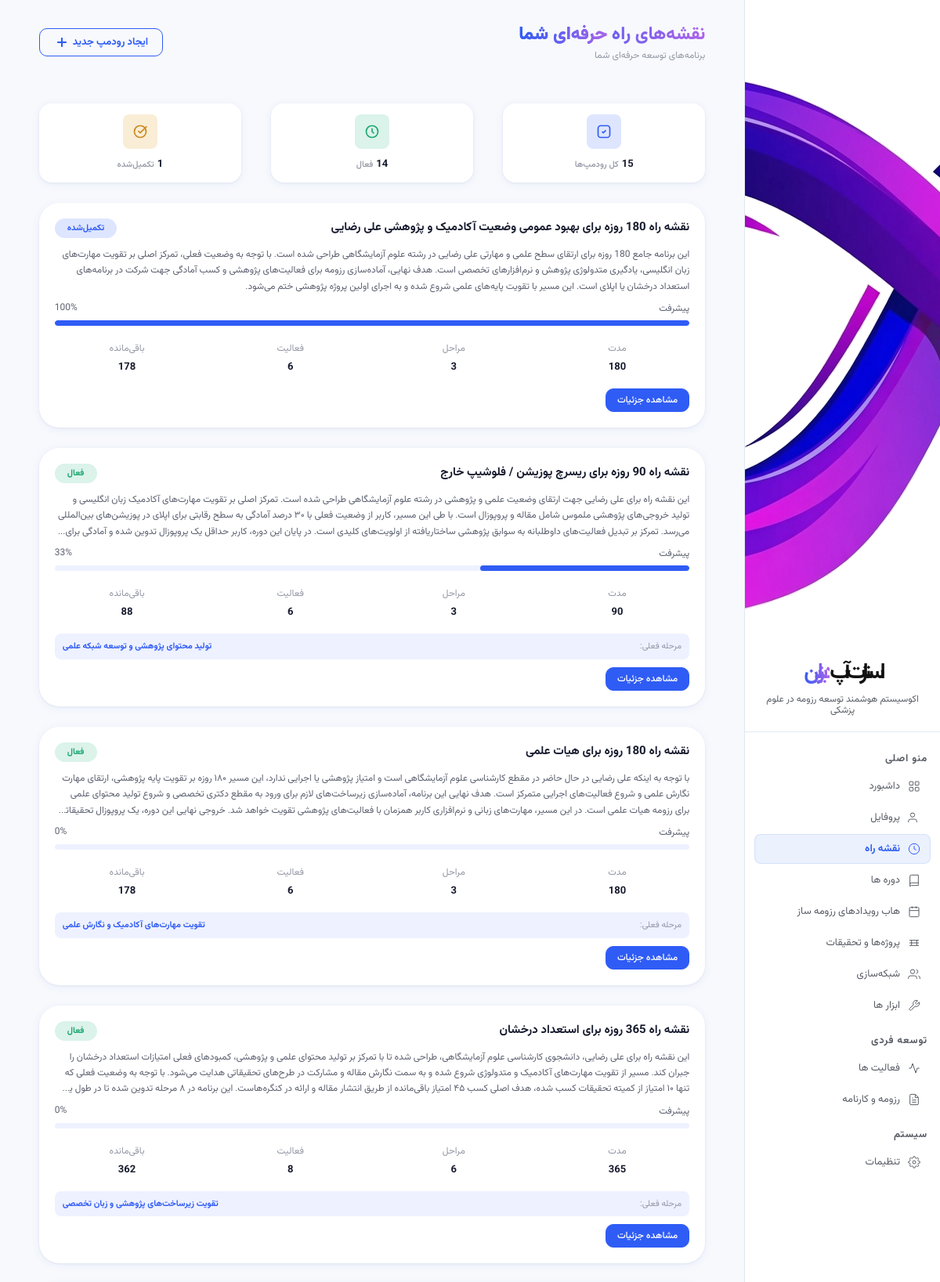
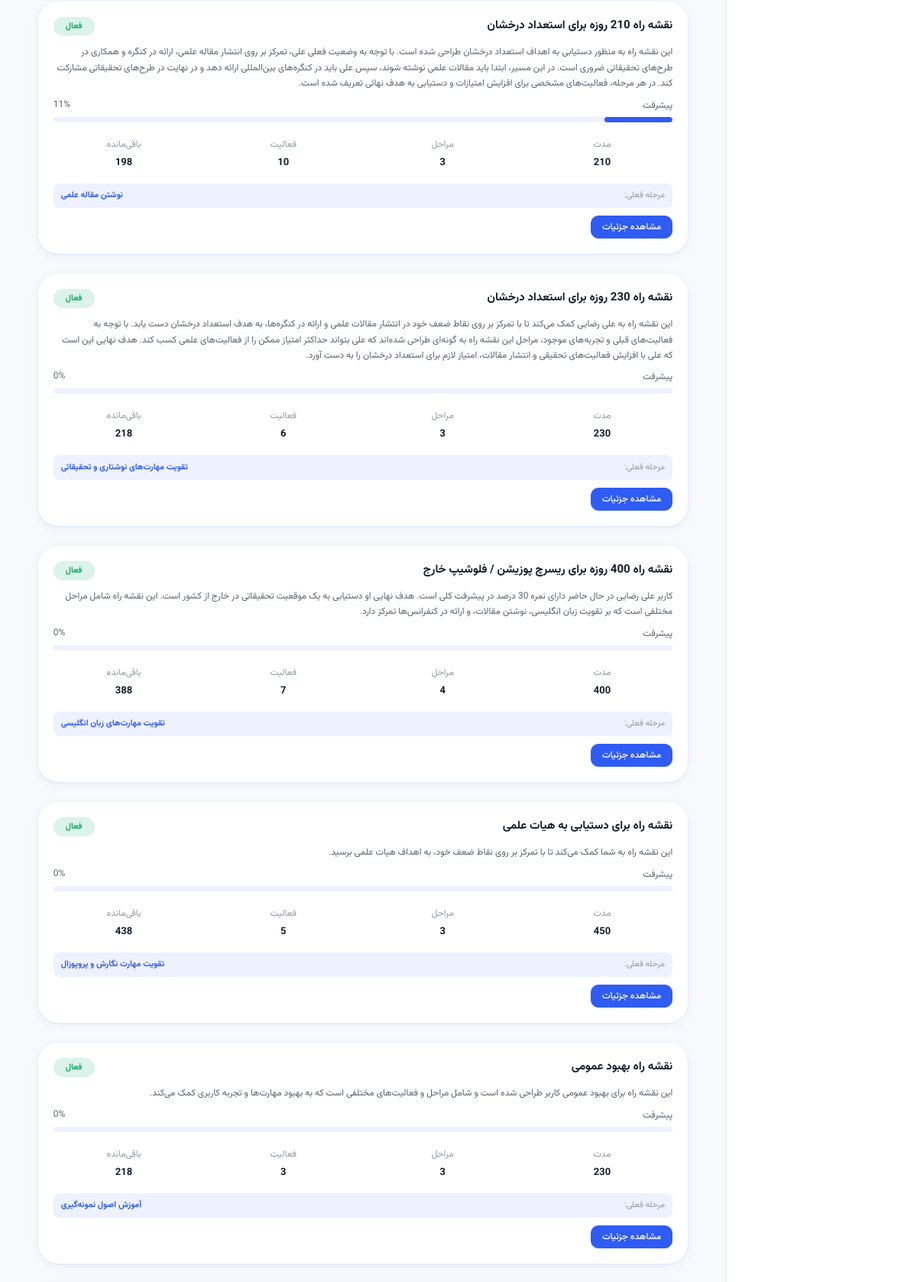
The page /roadmap/ (signed in, upper part) on the database its author committed (2 pictures, top to bottom).
### roadmap/models.py (models this page shows, shortened)
class Roadmap(models.Model):
    STATUS_CHOICES = [
        ('draft', 'پیش‌نویس'),
        ('active', 'فعال'),
        ('completed', 'تکمیل‌شده'),
        ('paused', 'متوقف'),
    ]
    GOAL_CHOICES = [
        ('estedad_darakhshan', 'استعداد درخشان'),
        ('40_emtiaz', '۴۰ امتیازی'),
        ('heyat_elmi', 'هیات علمی'),
        ('research_position', 'ریسرچ پوزیشن / فلوشیپ خارج'),
        ('general', 'بهبود عمومی'),
    ]
    user = models.ForeignKey(User, on_delete=models.CASCADE, related_name='roadmaps')
    title = models.CharField(max_length=255, verbose_name='عنوان رودمپ')
    description = models.TextField(blank=True, null=True, verbose_name='توضیحات')
    goal = models.CharField(max_length=50, choices=GOAL_CHOICES, verbose_name='هدف')
    goal_details = models.TextField(blank=True, null=True, verbose_name='جزئیات هدف')
    status = models.CharField(
        max_length=20,
        choices=STATUS_CHOICES,
        default='draft',
        verbose_name='وضعیت'
    )
    duration_days = models.PositiveIntegerField(
        validators=[MinValueValidator(1), MaxValueValidator(1095)],
        verbose_name='مدت زمان (روز)'
    )
    start_date = models.DateField(auto_now_add=True, verbose_name='تاریخ شروع')
    target_end_date = models.DateField(verbose_name='تاریخ هدف')
    ai_generated = models.BooleanField(default=False, verbose_name='تولید شده توسط AI')
    ai_prompt = models.TextField(blank=True, null=True, verbose_name='prompt AI')
    ai_analysis = models.JSONField(default=dict, blank=True, verbose_name='تحلیل AI')
    total_score = models.FloatField(default=0, verbose_name='امتیاز کل')
    score_breakdown = models.JSONField(default=dict, blank=True, verbose_name='تفکیک امتیاز')
    created_at = models.DateTimeField(auto_now_add=True)
    updated_at = models.DateTimeField(auto_now=True)
    class Meta:
        ordering = ['-created_at']
        verbose_name = 'نقشه راه'
        verbose_name_plural = 'نقشه‌های راه'
    def get_progress(self):
        stages = self.stages.all()
        if not stages:
            return 0
        total = sum(stage.get_progress() for stage in stages)
        return int(total / stages.count())
    def get_active_stage(self):
        return self.stages.filter(status='active').first()
    def get_remaining_days(self):
        from datetime import date
        remaining = (self.target_end_date - date.today()).days
        return max(0, remaining)

class Stage(models.Model):
    STATUS_CHOICES = [
        ('upcoming', 'در انتظار'),
        ('active', 'در حال انجام'),
        ('completed', 'تکمیل‌شده'),
    ]
    PHASE_TYPE_CHOICES = [
        ('foundation', 'بنیادی'),
        ('development', 'توسعه'),
        ('optimization', 'بهینه‌سازی'),
        ('execution', 'اجرا'),
    ]
    PRIORITY_CHOICES = [
        ('low', 'کم'),
        ('medium', 'متوسط'),
        ('high', 'زیاد'),
    ]
    roadmap = models.ForeignKey(Roadmap, on_delete=models.CASCADE, related_name='stages')
    order = models.PositiveIntegerField(verbose_name='ترتیب')
    title = models.CharField(max_length=255, verbose_name='عنوان مرحله')
    description = models.TextField(blank=True, null=True, verbose_name='توضیحات')
    objectives = models.TextField(blank=True, null=True, verbose_name='اهداف')
    status = models.CharField(
        max_length=20,
        choices=STATUS_CHOICES,
        default='upcoming',
        verbose_name='وضعیت'
    )
    phase_type = models.CharField(
        max_length=20,
        choices=PHASE_TYPE_CHOICES,
        blank=True,
        null=True,
        verbose_name='نوع فاز'
    )
    priority = models.CharField(
        max_length=10,
        choices=PRIORITY_CHOICES,
        default='medium',
        verbose_name='اولویت'
    )
    duration_days = models.PositiveIntegerField(verbose_name='مدت زمان (روز)')
    start_date = models.DateField(verbose_name='تاریخ شروع')
    end_date = models.DateField(verbose_name='تاریخ پایان')
    milestone = models.CharField(
        max_length=500,
        blank=True,
        null=True,
        verbose_name='نقطه عطف (معیار تکمیل)'
    )
    success_criteria = models.JSONField(default=list, blank=True, verbose_name='معیارهای موفقیت')
    risks = models.JSONField(default=list, blank=True, verbose_name='ریسک‌های احتمالی')
    recommended_resources = models.JSONField(default=list, blank=True, verbose_name='منابع پیشنهادی')
    created_at = models.DateTimeField(auto_now_add=True)
    updated_at = models.DateTimeField(auto_now=True)
    class Meta:
        ordering = ['roadmap', 'order']
        verbose_name = 'مرحله'
        verbose_name_plural = 'مراحل'
        unique_together = ('roadmap', 'order')
    def get_progress(self):
        activities = self.stage_activities.all()
        if not activities:
            return 0
        completed = activities.filter(is_completed=True).count()
        return int((completed / activities.count()) * 100)

class StageActivity(models.Model):
    stage = models.ForeignKey(
        Stage,
        on_delete=models.CASCADE,
        related_name='stage_activities'
    )
    activity = models.ForeignKey(
        Activity,
        on_delete=models.CASCADE,
        related_name='stage_activities'
    )
    order = models.PositiveIntegerField(verbose_name='ترتیب')
    is_completed = models.BooleanField(default=False, verbose_name='تکمیل‌شده')
    completion_date = models.DateField(blank=True, null=True, verbose_name='تاریخ تکمیل')
    saved_to_profile = models.CharField(
        max_length=50,
        blank=True,
        null=True,
        choices=[
            ('articles', 'مقالات'),
            ('presentations', 'ارائه‌ها'),
            ('executive_records', 'سوابق اجرایی'),
            ('training_courses', 'دوره‌های آموزشی'),
        ],
        verbose_name='ثبت شده در'
    )
    profile_data = models.JSONField(default=dict, blank=True, verbose_name='داده‌های پروفایل')
    progress_percentage = models.PositiveIntegerField(
        default=0,
        validators=[MinValueValidator(0), MaxValueValidator(100)],
        verbose_name='درصد پیشرفت'
    )
    notes = models.TextField(blank=True, null=True, verbose_name='یادداشت‌ها')
    actual_start_date = models.DateField(
        blank=True,
        null=True,
        verbose_name='تاریخ شروع واقعی'
    )
    actual_end_date = models.DateField(
        blank=True,
        null=True,
        verbose_name='تاریخ پایان واقعی'
    )
    static_item_id = models.CharField(
        max_length=100,
        blank=True,
        null=True,
        verbose_name='شناسه آیتم ثابت'
    )
    static_item_data = models.JSONField(
        default=dict,
        blank=True,
        verbose_name='داده‌های آیتم ثابت'
    )
    activity_source = models.CharField(
        max_length=20,
        choices=[
            ('static', 'از لیست ثابت'),
            ('custom', 'دستی ایجاد شده'),
        ],
        default='custom',
        verbose_name='منبع فعالیت'
    )
    checkpoints = models.JSONField(
        default=list,
        blank=True,
        verbose_name='نقاط کنترل',
        help_text=(
            '[{"id": 1, "source_type": "manual|course|project", "title": "...", '
            '"description": "...", "priority": "low|medium|high", "due_date": null, '
            '"notes": "...", "source_id": null, "source_url": null, '
            '"is_completed": false, "date": null}]'
        )
    )
    resources = models.JSONField(
        default=list,
        blank=True,
        verbose_name='منابع',
        help_text='[{"title": "...", "url": "...", "type": "link"}]'
    )
    result_summary = models.TextField(
        blank=True,
        null=True,
        verbose_name='خلاصه نتایج'
    )
    outcome_data = models.JSONField(
        default=dict,
        blank=True,
        verbose_name='داده‌های نتیجه'
    )
    created_at = models.DateTimeField(auto_now_add=True)
    updated_at = models.DateTimeField(auto_now=True)
    class Meta:
        ordering = ['stage', 'order']
        verbose_name = 'فعالیت مرحله'
        verbose_name_plural = 'فعالیت‌های مرحله'
        unique_together = ('stage', 'activity', 'order')

### roadmap/views.py (the view)
# urls.py: path('', views.roadmap_list, name='roadmap_list'),
@login_required
def roadmap_list(request):
    roadmaps = (
        Roadmap.objects.filter(user=request.user)
        .annotate(
            stages_count=Count('stages', distinct=True),
            activities_count=Count('stages__stage_activities', distinct=True),
        )
        .prefetch_related('stages')
        .order_by('-id')
    )
    context = {
        'roadmaps': roadmaps,
        'active_count': roadmaps.filter(status='active').count(),
        'completed_count': roadmaps.filter(status='completed').count(),
    }
    return render(request, 'roadmap/roadmap_list.html', context)

### templates/roadmap/roadmap_list.html (shortened to what this page needs)
{% extends 'base.html' %}
{% load static %}
{% block extra_css %}
<link rel="stylesheet" href="{% static 'css/roadmap.css' %}">
{% endblock %}
{% block content %}
<div class="rm-page">
  <div class="rm-topbar">
    <div>
      <h1 class="rm-page-title">نقشه‌های راه <span class="rm-title-grad">حرفه‌ای شما</span></h1>
      <p class="rm-page-sub">برنامه‌های توسعه حرفه‌ای شما</p>
    </div>
    <a href="{% url 'roadmap:roadmap_create' %}" class="btn btn-outline btn-full btn-lg btn-fit">
      ایجاد رودمپ جدید
      <svg width="16" height="16" viewBox="0 0 24 24" fill="none" stroke="currentColor" stroke-width="2.5"><line x1="12" y1="5" x2="12" y2="19"/><line x1="5" y1="12" x2="19" y2="12"/></svg>
    </a>
  </div>
  <div class="rm-stats-row-3">
    <div class="rm-stat-card">
      <span class="rm-stat-icon rm-stat-icon-total">
        <svg width="20" height="20" viewBox="0 0 24 24" fill="none" stroke="currentColor" stroke-width="2"><rect x="3" y="3" width="18" height="18" rx="4"/><path d="M9 12l2 2 4-4"/></svg>
      </span>
      <div>
        <span class="rm-stat-value">{{ roadmaps|length }}</span>
        <span class="rm-stat-label">کل رودمپ‌ها</span>
      </div>
    </div>
    <div class="rm-stat-card">
      <span class="rm-stat-icon rm-stat-icon-active">
        <svg width="20" height="20" viewBox="0 0 24 24" fill="none" stroke="currentColor" stroke-width="2"><circle cx="12" cy="12" r="9"/><path d="M12 7v5l3 3"/></svg>
      </span>
      <div>
        <span class="rm-stat-value">{{ active_count }}</span>
        <span class="rm-stat-label">فعال</span>
      </div>
    </div>
    <div class="rm-stat-card">
      <span class="rm-stat-icon rm-stat-icon-done">
        <svg width="20" height="20" viewBox="0 0 24 24" fill="none" stroke="currentColor" stroke-width="2"><path d="M9 11l3 3L22 4"/><path d="M21 12a9 9 0 11-18 0 9 9 0 0118 0z"/></svg>
      </span>
      <div>
        <span class="rm-stat-value">{{ completed_count }}</span>
        <span class="rm-stat-label">تکمیل‌شده</span>
      </div>
    </div>
  </div>
  {% if roadmaps %}
  <div class="rm-grid">
    {% for roadmap in roadmaps %}
    <div class="rm-card">
      <div class="rm-card-head">
        <h3 class="rm-card-title">{{ roadmap.title }}</h3>
        <span class="rm-status-pill rm-list-status-{{ roadmap.status }}">
          {% if roadmap.status == 'active' %}فعال
          {% elif roadmap.status == 'completed' %}تکمیل‌شده
          {% elif roadmap.status == 'paused' %}متوقف
          {% else %}پیش‌نویس{% endif %}
        </span>
      </div>
      <p class="rm-card-desc">{{ roadmap.description }}</p>
      <div class="rm-list-progress-wrap">
        <div class="rm-progress-meta">
          <span>پیشرفت</span>
          <span>{{ roadmap.get_progress }}%</span>
        </div>
        <div class="rm-progress-track">
          <div class="rm-progress-fill" style="width: {{ roadmap.get_progress }}%;"></div>
        </div>
      </div>
      <div class="rm-meta-row">
        <div class="rm-meta-item">
          <span class="rm-meta-label">مدت</span>
          <span class="rm-meta-val">{{ roadmap.duration_days }}</span>
        </div>
        <div class="rm-meta-item">
          <span class="rm-meta-label">مراحل</span>
          <span class="rm-meta-val">{{ roadmap.stages_count }}</span>
        </div>
        <div class="rm-meta-item">
          <span class="rm-meta-label">فعالیت</span>
          <span class="rm-meta-val">{{ roadmap.activities_count }}</span>
        </div>
        <div class="rm-meta-item">
          <span class="rm-meta-label">باقی‌مانده</span>
          <span class="rm-meta-val">{{ roadmap.get_remaining_days }}</span>
        </div>
      </div>
      {% with active_stage=roadmap.get_active_stage %}
      {% if active_stage %}
      <div class="rm-active-stage">
        <span class="rm-active-stage-label">مرحله فعلی:</span>
        <span class="rm-active-stage-name">{{ active_stage.title }}</span>
      </div>
      {% endif %}
      {% endwith %}
      <div class="rm-card-footer">
        <a href="{% url 'roadmap:roadmap_detail' roadmap.id %}" class="btn btn-primary btn-fit btn-md">مشاهده جزئیات</a>
      </div>
    </div>
    {% endfor %}
  </div>
  {% endif %}
</div>
{% endblock %}

### rows shown on the page
Roadmap: title "نقشه راه 180 روزه برای بهبود عمومی وضعیت آکادمیک و پژوهشی علی رضایی", status "تکمیل‌شده", description "این برنامه جامع 180 روزه برای ارتقای سطح علمی و مهارتی علی رضایی در رشته علوم آزمایشگاهی طراحی شده است. با توجه به وضعیت فعلی، تمرکز اصلی بر تقویت مهارت‌های زبان انگلیسی، یادگیری متدولوژی پژوهش و نرم‌افزارهای تخصصی است. هدف نهایی، آماده‌سازی رزومه برای فعالیت‌های پژوهشی و کسب آمادگی جهت شرکت در برنامه‌های استعداد درخشان یا اپلای است. این مسیر با تقویت پایه‌های علمی شروع شده و به اجرای اولین پروژه پژوهشی ختم می‌شود.", get_progress "100", duration_days "180", stages_count "3", activities_count "6", get_remaining_days "178"
Roadmap: title "نقشه راه 90 روزه برای ریسرچ پوزیشن / فلوشیپ خارج", status "فعال", description "این نقشه راه برای علی رضایی جهت ارتقای وضعیت علمی و پژوهشی در رشته علوم آزمایشگاهی طراحی شده است. تمرکز اصلی بر تقویت مهارت‌های آکادمیک زبان انگلیسی و تولید خروجی‌های پژوهشی ملموس شامل مقاله و پروپوزال است. با طی این مسیر، کاربر از وضعیت فعلی با ۳۰ درصد آمادگی به سطح رقابتی برای اپلای در پوزیشن‌های بین‌المللی می‌رسد. تمرکز بر تبدیل فعالیت‌های داوطلبانه به سوابق پژوهشی ساختاریافته از اولویت‌های کلیدی است. در پایان این دوره، کاربر حداقل یک پروپوزال تدوین شده و آمادگی…", get_progress "33", duration_days "90", stages_count "3", activities_count "6", get_remaining_days "88", get_active_stage "تولید محتوای پژوهشی و توسعه شبکه علمی"
Roadmap: title "نقشه راه 180 روزه برای هیات علمی", status "فعال", description "با توجه به اینکه علی رضایی در حال حاضر در مقطع کارشناسی علوم آزمایشگاهی است و امتیاز پژوهشی یا اجرایی ندارد، این مسیر ۱۸۰ روزه بر تقویت پایه پژوهشی، ارتقای مهارت نگارش علمی و شروع فعالیت‌های اجرایی متمرکز است. هدف نهایی این برنامه، آماده‌سازی زیرساخت‌های لازم برای ورود به مقطع دکتری تخصصی و شروع تولید محتوای علمی برای رزومه هیات علمی است. در این مسیر، مهارت‌های زبانی و نرم‌افزاری کاربر همزمان با فعالیت‌های پژوهشی تقویت خواهد شد. خروجی نهایی این دوره، یک پروپوزال…", get_progress "0", duration_days "180", stages_count "3", activities_count "6", get_remaining_days "178", get_active_stage "تقویت مهارت‌های آکادمیک و نگارش علمی"
Roadmap: title "نقشه راه 365 روزه برای استعداد درخشان", status "فعال", description "این نقشه راه برای علی رضایی، دانشجوی کارشناسی علوم آزمایشگاهی، طراحی شده تا با تمرکز بر تولید محتوای علمی و پژوهشی، کمبودهای فعلی امتیازات استعداد درخشان را جبران کند. مسیر از تقویت مهارت‌های آکادمیک و متدولوژی شروع شده و به سمت نگارش مقاله و مشارکت در طرح‌های تحقیقاتی هدایت می‌شود. با توجه به وضعیت فعلی که تنها ۱۰ امتیاز از کمیته تحقیقات کسب شده، هدف اصلی کسب ۴۵ امتیاز باقی‌مانده از طریق انتشار مقاله و ارائه در کنگره‌هاست. این برنامه در ۸ مرحله تدوین شده تا در طول…", get_progress "0", duration_days "365", stages_count "6", activities_count "8", get_remaining_days "362", get_active_stage "تقویت زیرساخت‌های پژوهشی و زبان تخصصی"
Roadmap: title "نقشه راه 210 روزه برای استعداد درخشان", status "فعال", description "این نقشه راه به منظور دستیابی به اهداف استعداد درخشان طراحی شده است. با توجه به وضعیت فعلی علی، تمرکز بر روی انتشار مقاله علمی، ارائه در کنگره و همکاری در طرح‌های تحقیقاتی ضروری است. در این مسیر، ابتدا باید مقالات علمی نوشته شوند، سپس علی باید در کنگره‌های بین‌المللی ارائه دهد و در نهایت در طرح‌های تحقیقاتی مشارکت کند. در هر مرحله، فعالیت‌های مشخصی برای افزایش امتیازات و دستیابی به هدف نهائی تعریف شده است.", get_progress "11", duration_days "210", stages_count "3", activities_count "10", get_remaining_days "198", get_active_stage "نوشتن مقاله علمی"
Roadmap: title "نقشه راه 230 روزه برای استعداد درخشان", status "فعال", description "این نقشه راه به علی رضایی کمک می‌کند تا با تمرکز بر روی نقاط ضعف خود در انتشار مقالات علمی و ارائه در کنگره‌ها، به هدف استعداد درخشان دست یابد. با توجه به فعالیت‌های قبلی و تجربه‌های موجود، مراحل این نقشه راه به گونه‌ای طراحی شده‌اند که علی بتواند حداکثر امتیاز ممکن را از فعالیت‌های علمی کسب کند. هدف نهایی این است که علی با افزایش فعالیت‌های تحقیقی و انتشار مقالات، امتیاز لازم برای استعداد درخشان را به دست آورد.", get_progress "0", duration_days "230", stages_count "3", activities_count "6", get_remaining_days "218", get_active_stage "تقویت مهارت‌های نوشتاری و تحقیقاتی"
Roadmap: title "نقشه راه 400 روزه برای ریسرچ پوزیشن / فلوشیپ خارج", status "فعال", description "کاربر علی رضایی در حال حاضر دارای نمره 30 درصد در پیشرفت کلی است. هدف نهایی او دستیابی به یک موقعیت تحقیقاتی در خارج از کشور است. این نقشه راه شامل مراحل مختلفی است که بر تقویت زبان انگلیسی، نوشتن مقالات، و ارائه در کنفرانس‌ها تمرکز دارد.", get_progress "0", duration_days "400", stages_count "4", activities_count "7", get_remaining_days "388", get_active_stage "تقویت مهارت‌های زبان انگلیسی"
Roadmap: title "نقشه راه برای دستیابی به هیات علمی", status "فعال", description "این نقشه راه به شما کمک می‌کند تا با تمرکز بر روی نقاط ضعف خود، به اهداف هیات علمی برسید.", get_progress "0", duration_days "450", stages_count "3", activities_count "5", get_remaining_days "438", get_active_stage "تقویت مهارت نگارش و پروپوزال"
Roadmap: title "نقشه راه بهبود عمومی", status "فعال", description "این نقشه راه برای بهبود عمومی کاربر طراحی شده است و شامل مراحل و فعالیت‌های مختلفی است که به بهبود مهارت‌ها و تجربه کاربری کمک می‌کند.", get_progress "0", duration_days "230", stages_count "3", activities_count "3", get_remaining_days "218", get_active_stage "آموزش اصول نمونه‌گیری"

### other values the page prints
{{ roadmaps|length }} "15"
{{ active_count }} "14"
{{ completed_count }} "1"
